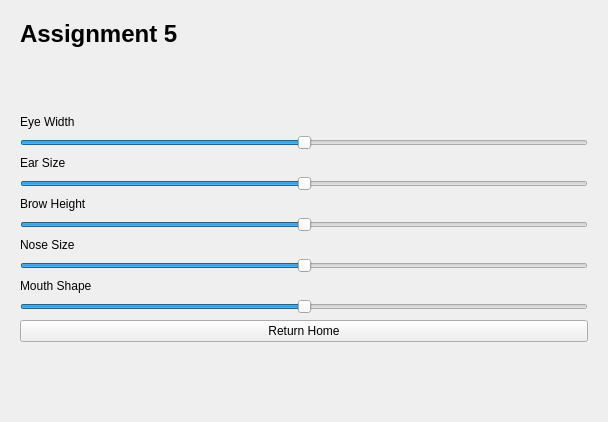
<?xml version="1.0" encoding="UTF-8"?>
<ui version="4.0">
 <class>Form</class>
 <widget class="QWidget" name="Form">
  <property name="geometry">
   <rect>
    <x>0</x>
    <y>0</y>
    <width>608</width>
    <height>422</height>
   </rect>
  </property>
  <property name="windowTitle">
   <string>Form</string>
  </property>
  <layout class="QHBoxLayout" name="horizontalLayout">
   <item>
    <widget class="QWidget" name="controlsBox" native="true">
     <layout class="QVBoxLayout" name="verticalLayout">
      <item>
       <widget class="QLabel" name="label">
        <property name="font">
         <font>
          <family>Helvetica</family>
          <pointsize>18</pointsize>
          <weight>75</weight>
          <bold>true</bold>
         </font>
        </property>
        <property name="text">
         <string>Assignment 5</string>
        </property>
       </widget>
      </item>
      <item>
       <spacer name="verticalSpacer_2">
        <property name="orientation">
         <enum>Qt::Vertical</enum>
        </property>
        <property name="sizeHint" stdset="0">
         <size>
          <width>20</width>
          <height>40</height>
         </size>
        </property>
       </spacer>
      </item>
      <item>
       <widget class="QLabel" name="label_3">
        <property name="text">
         <string>Eye Width</string>
        </property>
       </widget>
      </item>
      <item>
       <widget class="QSlider" name="eyes">
        <property name="minimum">
         <number>-100</number>
        </property>
        <property name="maximum">
         <number>100</number>
        </property>
        <property name="singleStep">
         <number>10</number>
        </property>
        <property name="orientation">
         <enum>Qt::Horizontal</enum>
        </property>
       </widget>
      </item>
      <item>
       <widget class="QLabel" name="label_2">
        <property name="text">
         <string>Ear Size</string>
        </property>
       </widget>
      </item>
      <item>
       <widget class="QSlider" name="nose">
        <property name="minimum">
         <number>-100</number>
        </property>
        <property name="maximum">
         <number>100</number>
        </property>
        <property name="singleStep">
         <number>10</number>
        </property>
        <property name="orientation">
         <enum>Qt::Horizontal</enum>
        </property>
       </widget>
      </item>
      <item>
       <widget class="QLabel" name="label_4">
        <property name="text">
         <string>Brow Height</string>
        </property>
       </widget>
      </item>
      <item>
       <widget class="QSlider" name="mouth">
        <property name="minimum">
         <number>-100</number>
        </property>
        <property name="maximum">
         <number>100</number>
        </property>
        <property name="singleStep">
         <number>10</number>
        </property>
        <property name="orientation">
         <enum>Qt::Horizontal</enum>
        </property>
       </widget>
      </item>
      <item>
       <widget class="QLabel" name="label_5">
        <property name="text">
         <string>Nose Size</string>
        </property>
       </widget>
      </item>
      <item>
       <widget class="QSlider" name="ears">
        <property name="minimum">
         <number>-100</number>
        </property>
        <property name="maximum">
         <number>100</number>
        </property>
        <property name="singleStep">
         <number>10</number>
        </property>
        <property name="orientation">
         <enum>Qt::Horizontal</enum>
        </property>
       </widget>
      </item>
      <item>
       <widget class="QLabel" name="label_6">
        <property name="text">
         <string>Mouth Shape</string>
        </property>
       </widget>
      </item>
      <item>
       <widget class="QSlider" name="forehead">
        <property name="minimum">
         <number>-100</number>
        </property>
        <property name="maximum">
         <number>100</number>
        </property>
        <property name="singleStep">
         <number>10</number>
        </property>
        <property name="orientation">
         <enum>Qt::Horizontal</enum>
        </property>
       </widget>
      </item>
      <item>
       <widget class="QPushButton" name="homeBtn">
        <property name="text">
         <string>Return Home</string>
        </property>
       </widget>
      </item>
      <item>
       <spacer name="verticalSpacer">
        <property name="orientation">
         <enum>Qt::Vertical</enum>
        </property>
        <property name="sizeHint" stdset="0">
         <size>
          <width>20</width>
          <height>40</height>
         </size>
        </property>
       </spacer>
      </item>
     </layout>
    </widget>
   </item>
  </layout>
 </widget>
 <resources/>
 <connections/>
</ui>
